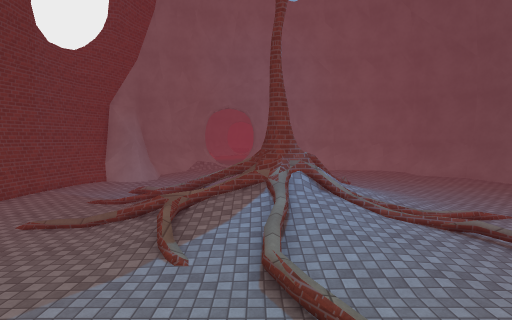
View 1 (above)

14 first-person views from a walk through a Unity game level. The camera is 1.5 m above the floor, tilts 4° down and sees 80° across. Doors are open. The floor is counted in squares, 1 m on a side. Each view is taken from the middle of a square. On the plan, view 1 faces up. The plan holds only what a view shows up to about 15 squares ahead; the rest is blank. The place goes on beyond the plan. The player is left out. Some animated figures are left out. Some surface patterns are stand-ins.

View 2
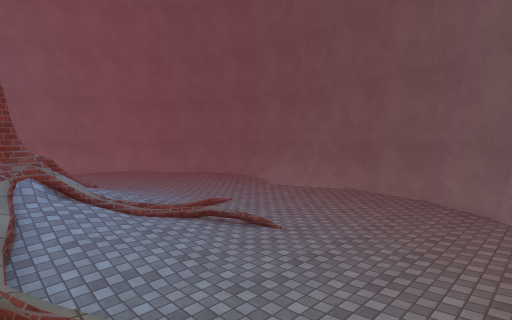

View 3
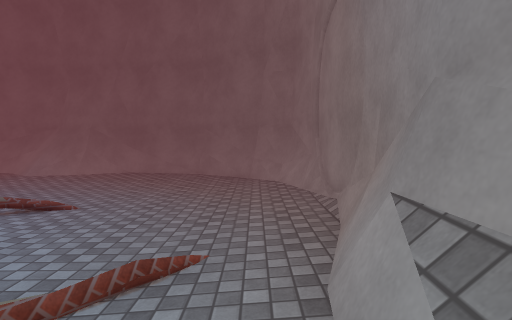

View 4
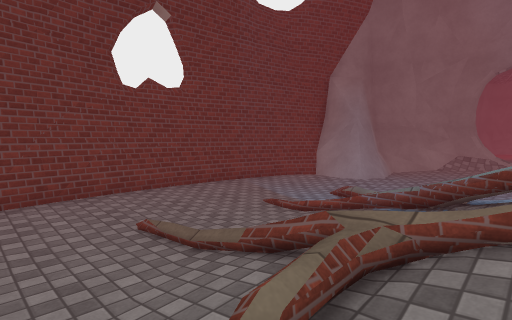

View 5
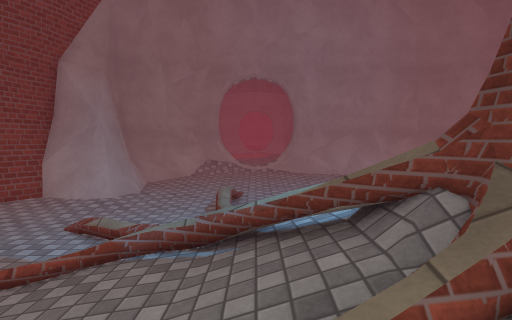

View 6
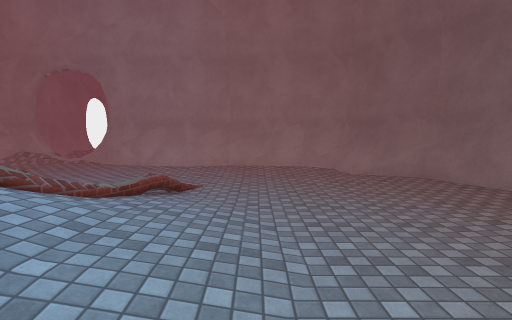

View 7
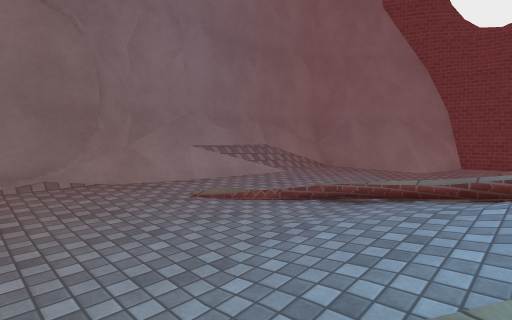

View 8
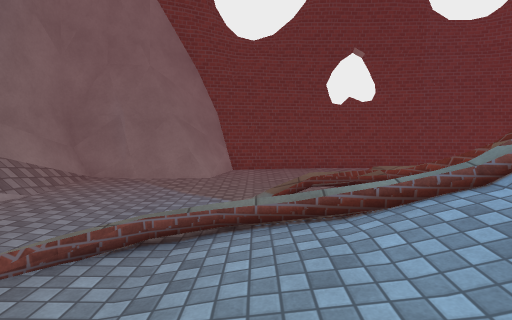

View 9
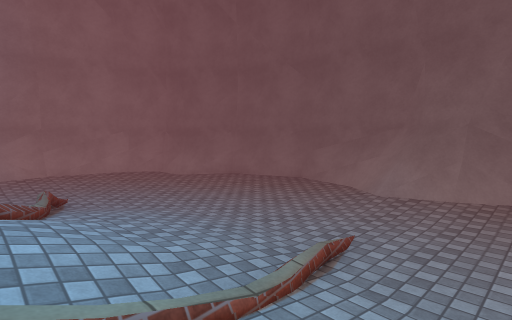

View 10
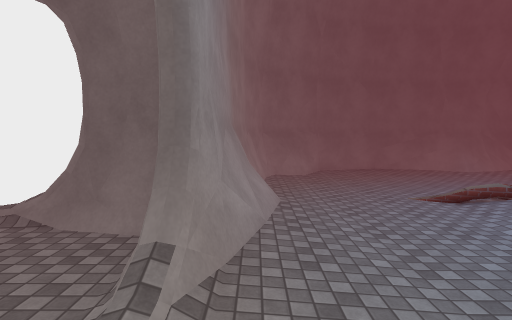

View 11
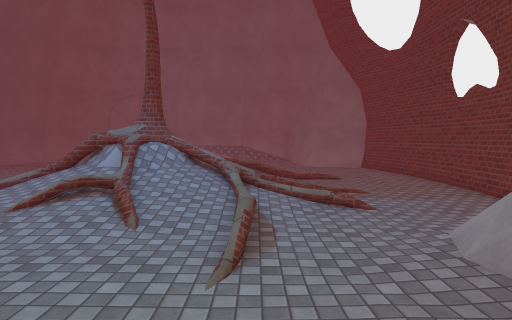

View 12
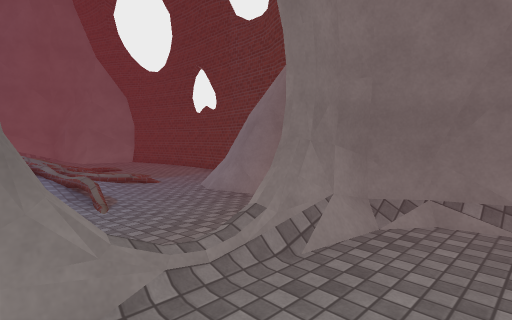

View 13
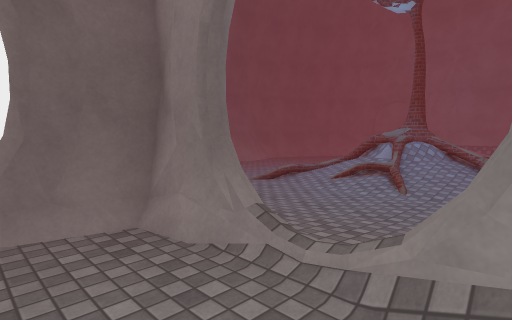

View 14
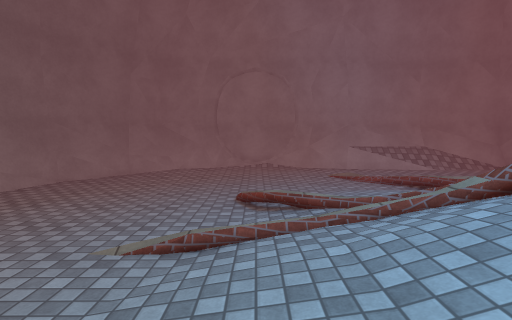

### Floor plan
Key: @ floor where view 1 was taken; # wall or solid block; x gap in a wall; . main floor; : floor 0.25 m higher than the main floor; / step, stairs or slope; D open door; = window, fence, low wall or low ledge; O other object.
Columns run from 10 left of view 1 to 14 right of it. Each row starts with its distance up from view 1.
 26      ::: :::D
 25     #:::::::#
 24     ##:::::##
 23      ##=/####
 22     ##/::::###########
 21    ##=:::::::::::::::##
 20    #.................##
 19    #=.................##
 18  ###=..................##
 17 ##==....................#
 16 #/.....=./////..........#
 15 #......////////.........#
 14 #...///////////:/.......#
 13 #...../////x/////....../#
 12 #....///////=////......=#
 11 #.....///=x#=////.....=##
 10 #..... ///=#=///:.....=##
  9 #.....///////////......##
  8 #......:////////.......=#
  7 #.......///:/::.........#
  6 #/....../////:..........#
  5 ##/....................##
  4  ###=......O...........#
  3    ##......./..........#
  2     #:..::.../........##
  1     #::::::::::::::::##
  0     ###=//@=#=:::::###
 -1      ################

Positions as (right, up) in squares from view 1, and headings:
1: (0, 0), facing up
2: (0, 0), facing up-right
3: (-1, 1), facing right
4: (-1, 6), facing up-left
5: (-2, 8), facing up
6: (7, 8), facing up
7: (7, 8), facing down-left
8: (5, 6), facing left
9: (3, 7), facing up-right
10: (-4, 22), facing right
11: (-3, 22), facing down
12: (0, 26), facing down-left
13: (-4, 26), facing down-right
14: (6, 14), facing down
